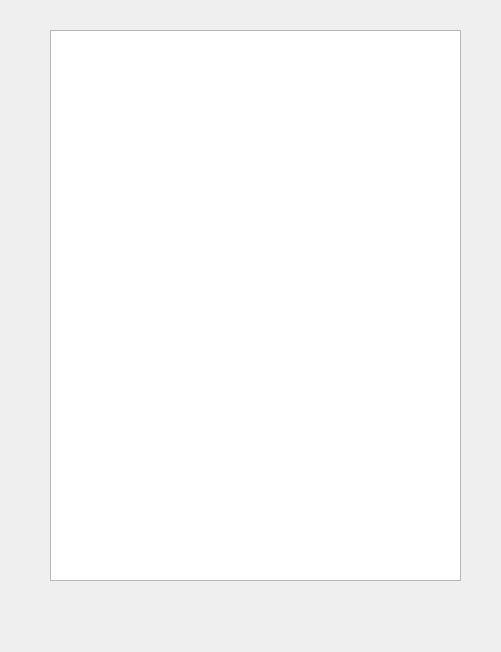
<?xml version="1.0" encoding="UTF-8"?>
<ui version="4.0">
 <class>cs_mission_form</class>
 <widget class="QWidget" name="cs_mission_form">
  <property name="geometry">
   <rect>
    <x>0</x>
    <y>0</y>
    <width>501</width>
    <height>652</height>
   </rect>
  </property>
  <property name="windowTitle">
   <string>Form</string>
  </property>
  <widget class="QTextBrowser" name="cheatsheet_mission">
   <property name="geometry">
    <rect>
     <x>50</x>
     <y>30</y>
     <width>411</width>
     <height>551</height>
    </rect>
   </property>
  </widget>
 </widget>
 <resources/>
 <connections/>
</ui>
